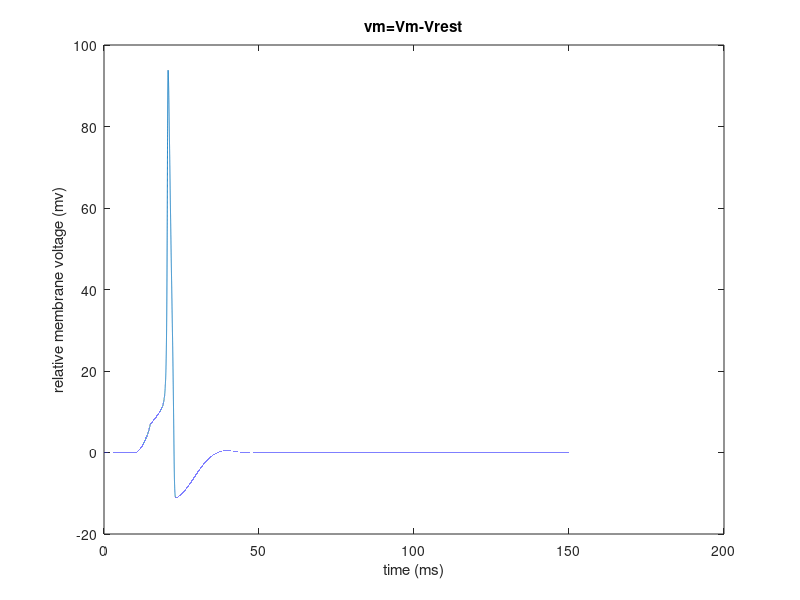
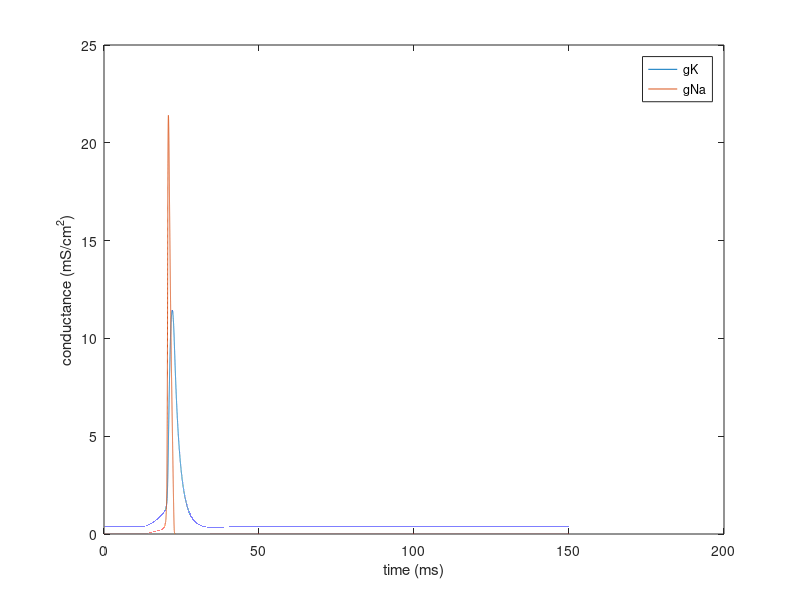
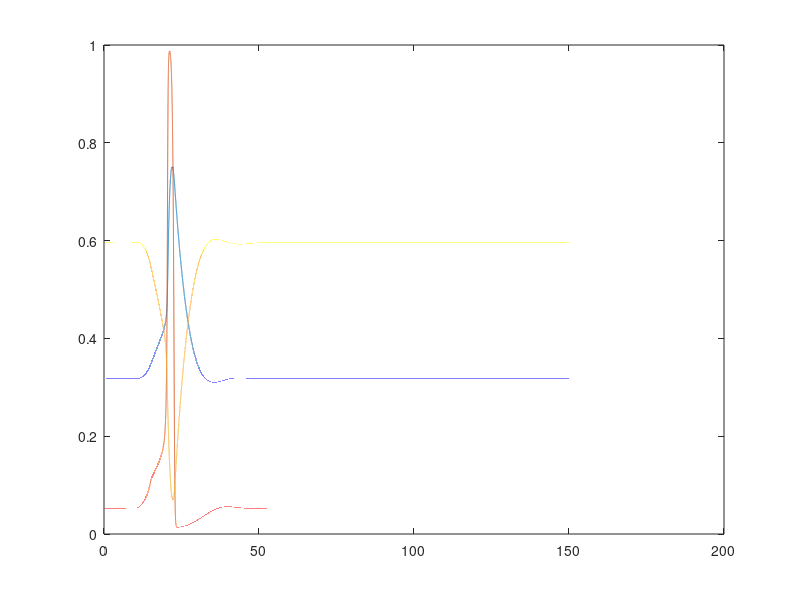

Source code (MATLAB) for these figures, in order: (Note: this script raises an error after producing the figures.)
clear
clc
clf
g(1)=36;
g(2)=120;
g(3)=0.3;
E(1)=-12;
E(2)=115;
E(3)=10.613;
I_ext=0;
V=-10;
x=zeros(1,3);
x(3)=1;
t_rec=0;
t_final=150;
I_on1=4.029;
T1=10;
Tw1=5;
dt=0.001;
for t=-30:dt:t_final
    if (t>=T1)&(t<T1+Tw1)
        I_ext=(I_on1/Tw1)*(t-T1);
    end
    if t>=T1+Tw1
        I_ext=0;
    end
    alpha(1)=(10-V)/(100*(exp((10-V)/10)-1));
    alpha(2)=(25-V)/(10*(exp((25-V)/10)-1));
    alpha(3)=0.07*exp(-V/20);
    beta(1)=0.125*exp(-V/80);
    beta(2)=4*exp(-V/18);
    beta(3)=1/(exp((30-V)/10)+1);
    tau=1./(alpha+beta);
    x_0=alpha.*tau;
    x=(1-dt./tau).*x+x_0.*dt./tau;
    gnmh(1)=g(1)*x(1)^4;
    gnmh(2)=g(2)*x(2)^3*x(3);
    gnmh(3)=g(3);
    I=gnmh.*(V-E);
    V=V+dt*(I_ext-sum(I));
    if t>=0
        t_rec=t_rec+1;
        x_plot(t_rec)=t;
        y_plot(t_rec)=V;
        G(1,t_rec)=gnmh(1);
        G(2,t_rec)=gnmh(2);
        n(t_rec)=x(1);
        m(t_rec)=x(2);
        h(t_rec)=x(3);
    end
end
plot(x_plot,y_plot);
title('vm=Vm-Vrest');
xlabel('time (ms)');
ylabel('relative membrane voltage (mv)');
figure();
plot(x_plot,G);
xlabel('time (ms)');
ylabel('conductance (mS/cm^2)');
legend('gK','gNa');
figure();
z=plot(x_plot,n,x_plot,m,x_plot,h);
z(1).Color='r';
z(2).Color='g';
z(3).Color='y';
xlabel('time (ms)');
ylabel('n,m,h(t)');
legend('n(t)','m(t)','h(t)');
